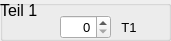
   <widget class="QGroupBox" name="groupBox">
    <property name="geometry">
     <rect>
      <x>20</x>
      <y>20</y>
      <width>171</width>
      <height>41</height>
     </rect>
    </property>
    <property name="font">
     <font>
      <pointsize>14</pointsize>
     </font>
    </property>
    <property name="toolTip">
     <string>Ergebnisse der Dokumentation+Fachgespräch</string>
    </property>
    <property name="autoFillBackground">
     <bool>true</bool>
    </property>
    <property name="title">
     <string/>
    </property>
    <widget class="QLabel" name="label_6">
     <property name="geometry">
      <rect>
       <x>0</x>
       <y>0</y>
       <width>151</width>
       <height>21</height>
      </rect>
     </property>
     <property name="font">
      <font>
       <pointsize>12</pointsize>
      </font>
     </property>
     <property name="text">
      <string>Teil 1</string>
     </property>
     <property name="wordWrap">
      <bool>true</bool>
     </property>
    </widget>
    <widget class="QWidget" name="layoutWidget">
     <property name="geometry">
      <rect>
       <x>60</x>
       <y>10</y>
       <width>81</width>
       <height>34</height>
      </rect>
     </property>
     <layout class="QHBoxLayout" name="horizontalLayout">
      <item>
       <widget class="QDoubleSpinBox" name="spinboxGa0">
        <property name="minimumSize">
         <size>
          <width>51</width>
          <height>0</height>
         </size>
        </property>
        <property name="maximumSize">
         <size>
          <width>51</width>
          <height>16777215</height>
         </size>
        </property>
        <property name="font">
         <font>
          <pointsize>10</pointsize>
         </font>
        </property>
        <property name="toolTip">
         <string>Ergebnis der ersten Klausur in Teil 1</string>
        </property>
        <property name="autoFillBackground">
         <bool>true</bool>
        </property>
        <property name="alignment">
         <set>Qt::AlignRight|Qt::AlignTrailing|Qt::AlignVCenter</set>
        </property>
        <property name="decimals">
         <number>0</number>
        </property>
       </widget>
      </item>
      <item>
       <widget class="QLabel" name="label_24">
        <property name="maximumSize">
         <size>
          <width>51</width>
          <height>16777215</height>
         </size>
        </property>
        <property name="font">
         <font>
          <pointsize>10</pointsize>
         </font>
        </property>
        <property name="text">
         <string>T1</string>
        </property>
        <property name="alignment">
         <set>Qt::AlignCenter</set>
        </property>
       </widget>
      </item>
     </layout>
    </widget>
   </widget>
